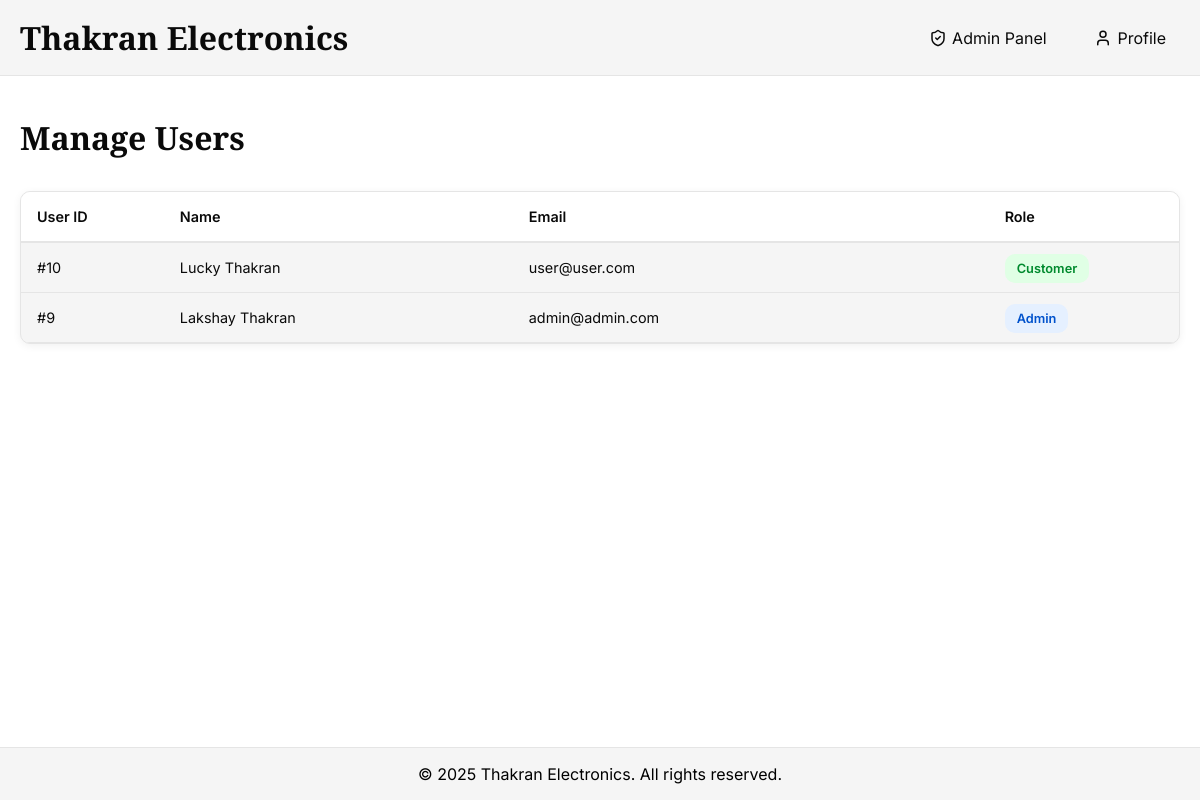
Screenshot of /admin/users.php (signed in) with the database file from the repository.
### tables this page shows
CREATE TABLE `users` (
  `user_id` int(11) NOT NULL,
  `name` varchar(100) NOT NULL,
  `email` varchar(150) NOT NULL,
  `password` varchar(255) NOT NULL,
  `is_admin` tinyint(1) NOT NULL DEFAULT 0,
  `created_at` timestamp NOT NULL DEFAULT current_timestamp()
);

### admin/users.php (the view, shortened to what this page needs)
<?php
include __DIR__ . "/../includes/header.php";
$users = $conn->query(
    "SELECT user_id, name, email, is_admin FROM users ORDER BY user_id DESC"
);
?>
<section>
    <div class="admin-container">
        <div class="page-header">
            <h2 class="page-title">Manage Users</h2>
        </div>
        <div class="table-wrapper">
            <table class="admin-table">
                <thead>
                    <tr>
                        <th>User ID</th>
                        <th>Name</th>
                        <th>Email</th>
                        <th>Role</th>
                    </tr>
                </thead>
                <tbody>
                    <?php while ($u = $users->fetch_assoc()): ?>
                        <tr>
                            <td>#<?= $u["user_id"] ?></td>
                            <td><?= htmlspecialchars($u["name"]) ?></td>
                            <td><?= htmlspecialchars($u["email"]) ?></td>
                            <td>
                                <?php if ($u["is_admin"] == 1): ?>
                                    <span class="badge badge-admin">Admin</span>
                                <?php else: ?>
                                    <span class="badge badge-user">Customer</span>
                                <?php endif; ?>
                            </td>
                        </tr>
                    <?php endwhile; ?>
                </tbody>
            </table>
        </div>
    </div>
</section>
<?php include __DIR__ . "/../includes/footer.php"; ?>

### css/style.css (style rules this page uses)
:root { --bg-primary: #ffffff; --bg-secondary: #f5f5f5; --text-primary: #0a0a0a; --text-secondary: #7f7f7f; --button-color: #3b82f6; --border-color: #e5e5e5; --font-inter: "Inter", sans-serif; --font-instrument: "Instrument Serif", serif; --max-width: 1500px; --radius: 10px; --shadow: 0px 2px 8px rgba(0, 0, 0, 0.06); --shadow-hover: 0px 4px 16px rgba(0, 0, 0, 0.1); }
* { margin: 0; padding: 0; box-sizing: border-box; }
html, body { height: 100%; margin: 0; }
body { display: flex; flex-direction: column; min-height: 100vh; }

### admin/users.php (style rules this page uses)
.admin-container { max-width: 1500px; margin: 2.5rem auto; padding: 0 1.25rem; }
.page-header { margin-bottom: 2rem; }
.page-title { font-family: var(--font-instrument); font-size: 2rem; color: var(--text-primary); margin-bottom: 0.5rem; }
.table-wrapper { background: var(--bg-secondary); border-radius: var(--radius); border: 1px solid var(--border-color); overflow-x: auto; -webkit-overflow-scrolling: touch; box-shadow: var(--shadow); }
.admin-table { width: 100%; min-width: 700px; border-collapse: collapse; font-family: var(--font-inter); }
.admin-table thead { background: var(--bg-primary); }
.admin-table th:nth-child(1) { width: 90px; }
.admin-table th:nth-child(2) { width: 220px; }
.admin-table th:nth-child(3) { width: 300px; }
.admin-table th:nth-child(4) { width: 120px; }
.admin-table th { padding: 1rem; text-align: left; font-weight: 600; font-size: 0.9rem; color: var(--text-primary); border-bottom: 2px solid var(--border-color); white-space: nowrap; }
.admin-table td { padding: 1rem; border-bottom: 1px solid var(--border-color); font-size: 0.9rem; color: var(--text-primary); vertical-align: middle; white-space: nowrap; }
.badge { padding: .45rem .75rem; border-radius: 10px; font-size: .8rem; font-weight: 600; }
.badge-admin { background: #e5f0ff; color: #0052cc; }
.badge-user { background: #e0ffe5; color: #008a2e; }

### rows the page displays
users: user_id "10", name "Lucky Thakran", email "user@user.com", is_admin "Customer"
users: user_id "9", name "Lakshay Thakran", email "admin@admin.com", is_admin "Admin"
